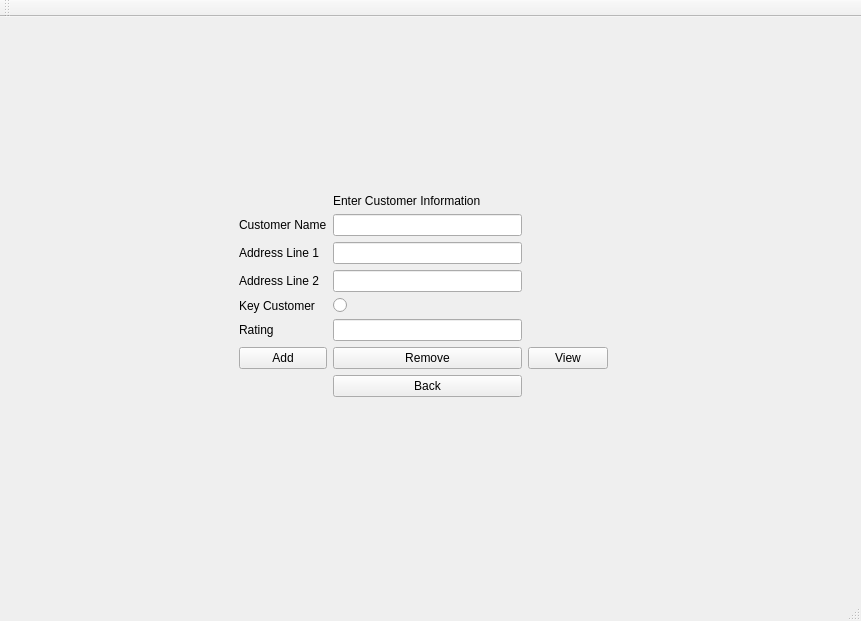
<?xml version="1.0" encoding="UTF-8"?>
<ui version="4.0">
 <class>MainWindow</class>
 <widget class="QMainWindow" name="MainWindow">
  <property name="geometry">
   <rect>
    <x>0</x>
    <y>0</y>
    <width>861</width>
    <height>621</height>
   </rect>
  </property>
  <property name="windowTitle">
   <string>MainWindow</string>
  </property>
  <widget class="QWidget" name="centralWidget">
   <widget class="QStackedWidget" name="stackedWidget">
    <property name="geometry">
     <rect>
      <x>29</x>
      <y>39</y>
      <width>811</width>
      <height>531</height>
     </rect>
    </property>
    <property name="currentIndex">
     <number>5</number>
    </property>
    <widget class="QWidget" name="loginPage">
     <widget class="QWidget" name="gridLayoutWidget">
      <property name="geometry">
       <rect>
        <x>20</x>
        <y>20</y>
        <width>751</width>
        <height>451</height>
       </rect>
      </property>
      <layout class="QGridLayout" name="gridLayout">
       <item row="2" column="2">
        <widget class="QLineEdit" name="EditPass"/>
       </item>
       <item row="0" column="2">
        <spacer name="verticalSpacer">
         <property name="orientation">
          <enum>Qt::Vertical</enum>
         </property>
         <property name="sizeHint" stdset="0">
          <size>
           <width>20</width>
           <height>40</height>
          </size>
         </property>
        </spacer>
       </item>
       <item row="5" column="2">
        <spacer name="verticalSpacer_2">
         <property name="orientation">
          <enum>Qt::Vertical</enum>
         </property>
         <property name="sizeHint" stdset="0">
          <size>
           <width>20</width>
           <height>40</height>
          </size>
         </property>
        </spacer>
       </item>
       <item row="1" column="2">
        <widget class="QLineEdit" name="EditUser"/>
       </item>
       <item row="4" column="2">
        <widget class="QPushButton" name="pushButton_exit">
         <property name="text">
          <string>Exit</string>
         </property>
        </widget>
       </item>
       <item row="4" column="0">
        <spacer name="horizontalSpacer">
         <property name="orientation">
          <enum>Qt::Horizontal</enum>
         </property>
         <property name="sizeHint" stdset="0">
          <size>
           <width>40</width>
           <height>20</height>
          </size>
         </property>
        </spacer>
       </item>
       <item row="4" column="3">
        <spacer name="horizontalSpacer_2">
         <property name="orientation">
          <enum>Qt::Horizontal</enum>
         </property>
         <property name="sizeHint" stdset="0">
          <size>
           <width>40</width>
           <height>20</height>
          </size>
         </property>
        </spacer>
       </item>
       <item row="1" column="1">
        <widget class="QLabel" name="label">
         <property name="text">
          <string>Username:</string>
         </property>
        </widget>
       </item>
       <item row="2" column="1">
        <widget class="QLabel" name="label_2">
         <property name="text">
          <string>Password:</string>
         </property>
        </widget>
       </item>
       <item row="3" column="2">
        <widget class="QPushButton" name="pushButton_login">
         <property name="text">
          <string>Login</string>
         </property>
        </widget>
       </item>
      </layout>
     </widget>
    </widget>
    <widget class="QWidget" name="mainMenu">
     <widget class="QWidget" name="gridLayoutWidget_4">
      <property name="geometry">
       <rect>
        <x>9</x>
        <y>9</y>
        <width>791</width>
        <height>471</height>
       </rect>
      </property>
      <layout class="QGridLayout" name="gridLayout_4">
       <item row="5" column="1">
        <spacer name="verticalSpacer_5">
         <property name="orientation">
          <enum>Qt::Vertical</enum>
         </property>
         <property name="sizeHint" stdset="0">
          <size>
           <width>20</width>
           <height>40</height>
          </size>
         </property>
        </spacer>
       </item>
       <item row="1" column="1">
        <widget class="QPushButton" name="pushButton_customers">
         <property name="text">
          <string>OK</string>
         </property>
        </widget>
       </item>
       <item row="2" column="0">
        <widget class="QLabel" name="viewKeyLabel">
         <property name="text">
          <string>2 - View Key Customers:</string>
         </property>
        </widget>
       </item>
       <item row="0" column="1">
        <spacer name="verticalSpacer_6">
         <property name="orientation">
          <enum>Qt::Vertical</enum>
         </property>
         <property name="sizeHint" stdset="0">
          <size>
           <width>20</width>
           <height>40</height>
          </size>
         </property>
        </spacer>
       </item>
       <item row="3" column="1">
        <widget class="QPushButton" name="pushButton_addRemove">
         <property name="text">
          <string>OK</string>
         </property>
        </widget>
       </item>
       <item row="1" column="0">
        <widget class="QLabel" name="viewLabel">
         <property name="text">
          <string>1 - View Customers:</string>
         </property>
        </widget>
       </item>
       <item row="3" column="0">
        <widget class="QLabel" name="addLabel">
         <property name="text">
          <string>3 - Add or Remove Customer:</string>
         </property>
        </widget>
       </item>
       <item row="2" column="1">
        <widget class="QPushButton" name="pushButton_keyCustomers">
         <property name="text">
          <string>OK</string>
         </property>
        </widget>
       </item>
       <item row="4" column="0">
        <widget class="QLabel" name="exitLabel">
         <property name="text">
          <string>4 - Exit</string>
         </property>
        </widget>
       </item>
       <item row="4" column="1">
        <widget class="QPushButton" name="pushButton_exit_2">
         <property name="text">
          <string>Exit</string>
         </property>
        </widget>
       </item>
       <item row="0" column="0">
        <widget class="QLabel" name="menuLabel">
         <property name="text">
          <string>Main Menu</string>
         </property>
        </widget>
       </item>
      </layout>
     </widget>
    </widget>
    <widget class="QWidget" name="ViewCustomer_2">
     <widget class="QWidget" name="gridLayoutWidget_2">
      <property name="geometry">
       <rect>
        <x>19</x>
        <y>19</y>
        <width>771</width>
        <height>471</height>
       </rect>
      </property>
      <layout class="QGridLayout" name="gridLayout_2">
       <item row="4" column="0" colspan="2">
        <widget class="QPushButton" name="pushButton_updateCustomer">
         <property name="text">
          <string>Update Customer</string>
         </property>
        </widget>
       </item>
       <item row="2" column="0" colspan="2">
        <widget class="QPushButton" name="pushButton_generateList">
         <property name="text">
          <string>Customer List</string>
         </property>
        </widget>
       </item>
       <item row="1" column="0">
        <widget class="QListView" name="listView"/>
       </item>
       <item row="1" column="1">
        <widget class="QListView" name="listView_2"/>
       </item>
       <item row="0" column="0">
        <widget class="QLabel" name="label_3">
         <property name="text">
          <string>Customer List:</string>
         </property>
        </widget>
       </item>
       <item row="3" column="0" colspan="2">
        <widget class="QPushButton" name="pushButton_viewCustomer">
         <property name="text">
          <string>View Customer</string>
         </property>
        </widget>
       </item>
       <item row="5" column="0" colspan="2">
        <widget class="QPushButton" name="pushButton_back">
         <property name="text">
          <string>Back</string>
         </property>
        </widget>
       </item>
       <item row="0" column="1">
        <widget class="QLabel" name="label_8">
         <property name="text">
          <string>Customer Info:</string>
         </property>
        </widget>
       </item>
      </layout>
     </widget>
    </widget>
    <widget class="QWidget" name="UpdateCustomer">
     <widget class="QWidget" name="gridLayoutWidget_3">
      <property name="geometry">
       <rect>
        <x>9</x>
        <y>9</y>
        <width>781</width>
        <height>471</height>
       </rect>
      </property>
      <layout class="QGridLayout" name="gridLayout_3">
       <item row="1" column="0">
        <spacer name="horizontalSpacer_3">
         <property name="orientation">
          <enum>Qt::Horizontal</enum>
         </property>
         <property name="sizeHint" stdset="0">
          <size>
           <width>40</width>
           <height>20</height>
          </size>
         </property>
        </spacer>
       </item>
       <item row="2" column="2">
        <widget class="QLineEdit" name="rating"/>
       </item>
       <item row="1" column="3">
        <spacer name="horizontalSpacer_4">
         <property name="orientation">
          <enum>Qt::Horizontal</enum>
         </property>
         <property name="sizeHint" stdset="0">
          <size>
           <width>40</width>
           <height>20</height>
          </size>
         </property>
        </spacer>
       </item>
       <item row="3" column="2">
        <widget class="QLineEdit" name="keyStatus"/>
       </item>
       <item row="3" column="1">
        <widget class="QLabel" name="label_5">
         <property name="text">
          <string>Status:</string>
         </property>
        </widget>
       </item>
       <item row="0" column="2">
        <spacer name="verticalSpacer_4">
         <property name="orientation">
          <enum>Qt::Vertical</enum>
         </property>
         <property name="sizeHint" stdset="0">
          <size>
           <width>20</width>
           <height>40</height>
          </size>
         </property>
        </spacer>
       </item>
       <item row="4" column="1" colspan="2">
        <widget class="QPushButton" name="pushButton_update">
         <property name="text">
          <string>Update</string>
         </property>
        </widget>
       </item>
       <item row="6" column="2">
        <spacer name="verticalSpacer_3">
         <property name="orientation">
          <enum>Qt::Vertical</enum>
         </property>
         <property name="sizeHint" stdset="0">
          <size>
           <width>20</width>
           <height>40</height>
          </size>
         </property>
        </spacer>
       </item>
       <item row="2" column="1">
        <widget class="QLabel" name="label_4">
         <property name="text">
          <string>Rating:</string>
         </property>
        </widget>
       </item>
       <item row="1" column="1" colspan="2">
        <widget class="QListWidget" name="customerInfo"/>
       </item>
       <item row="5" column="1" colspan="2">
        <widget class="QPushButton" name="pushButton_back_2">
         <property name="text">
          <string>Back</string>
         </property>
        </widget>
       </item>
      </layout>
     </widget>
    </widget>
    <widget class="QWidget" name="ViewKeyCustomer">
     <widget class="QWidget" name="gridLayoutWidget_5">
      <property name="geometry">
       <rect>
        <x>9</x>
        <y>9</y>
        <width>781</width>
        <height>451</height>
       </rect>
      </property>
      <layout class="QGridLayout" name="gridLayout_5">
       <item row="1" column="0">
        <widget class="QListView" name="listView_3"/>
       </item>
       <item row="0" column="0">
        <widget class="QLabel" name="label_6">
         <property name="text">
          <string>Key Customers:</string>
         </property>
        </widget>
       </item>
       <item row="1" column="1">
        <widget class="QListWidget" name="listWidget"/>
       </item>
       <item row="2" column="0" colspan="2">
        <widget class="QPushButton" name="pushButton_generateKey">
         <property name="text">
          <string>Show List</string>
         </property>
        </widget>
       </item>
       <item row="3" column="0" colspan="2">
        <widget class="QPushButton" name="pushButton_view">
         <property name="text">
          <string>View Customer</string>
         </property>
        </widget>
       </item>
       <item row="4" column="0" colspan="2">
        <widget class="QPushButton" name="pushButton_back_3">
         <property name="text">
          <string>Back</string>
         </property>
        </widget>
       </item>
      </layout>
     </widget>
    </widget>
    <widget class="QWidget" name="AddRemove">
     <widget class="QWidget" name="gridLayoutWidget_6">
      <property name="geometry">
       <rect>
        <x>9</x>
        <y>9</y>
        <width>771</width>
        <height>461</height>
       </rect>
      </property>
      <layout class="QGridLayout" name="gridLayout_6">
       <item row="7" column="2">
        <widget class="QPushButton" name="pushButton_remove">
         <property name="text">
          <string>Remove</string>
         </property>
        </widget>
       </item>
       <item row="4" column="2">
        <widget class="QLineEdit" name="lineEdit_address_2"/>
       </item>
       <item row="4" column="1">
        <widget class="QLabel" name="label_12">
         <property name="text">
          <string>Address Line 2</string>
         </property>
        </widget>
       </item>
       <item row="7" column="1">
        <widget class="QPushButton" name="pushButton_add">
         <property name="text">
          <string>Add</string>
         </property>
        </widget>
       </item>
       <item row="7" column="3">
        <widget class="QPushButton" name="pushButton_view_2">
         <property name="text">
          <string>View</string>
         </property>
        </widget>
       </item>
       <item row="7" column="4">
        <spacer name="horizontalSpacer_6">
         <property name="orientation">
          <enum>Qt::Horizontal</enum>
         </property>
         <property name="sizeHint" stdset="0">
          <size>
           <width>40</width>
           <height>20</height>
          </size>
         </property>
        </spacer>
       </item>
       <item row="5" column="2">
        <widget class="QRadioButton" name="radioButton">
         <property name="text">
          <string/>
         </property>
        </widget>
       </item>
       <item row="7" column="0">
        <spacer name="horizontalSpacer_5">
         <property name="orientation">
          <enum>Qt::Horizontal</enum>
         </property>
         <property name="sizeHint" stdset="0">
          <size>
           <width>40</width>
           <height>20</height>
          </size>
         </property>
        </spacer>
       </item>
       <item row="6" column="2">
        <widget class="QLineEdit" name="lineEdit_rating"/>
       </item>
       <item row="3" column="2">
        <widget class="QLineEdit" name="lineEdit_address_1"/>
       </item>
       <item row="2" column="2">
        <widget class="QLineEdit" name="lineEdit_customerName"/>
       </item>
       <item row="3" column="1">
        <widget class="QLabel" name="label_9">
         <property name="text">
          <string>Address Line 1</string>
         </property>
        </widget>
       </item>
       <item row="5" column="1">
        <widget class="QLabel" name="label_10">
         <property name="text">
          <string>Key Customer</string>
         </property>
        </widget>
       </item>
       <item row="8" column="2">
        <widget class="QPushButton" name="pushButton_back_4">
         <property name="text">
          <string>Back</string>
         </property>
        </widget>
       </item>
       <item row="0" column="2">
        <spacer name="verticalSpacer_8">
         <property name="orientation">
          <enum>Qt::Vertical</enum>
         </property>
         <property name="sizeHint" stdset="0">
          <size>
           <width>20</width>
           <height>40</height>
          </size>
         </property>
        </spacer>
       </item>
       <item row="9" column="2">
        <spacer name="verticalSpacer_7">
         <property name="orientation">
          <enum>Qt::Vertical</enum>
         </property>
         <property name="sizeHint" stdset="0">
          <size>
           <width>20</width>
           <height>40</height>
          </size>
         </property>
        </spacer>
       </item>
       <item row="6" column="1">
        <widget class="QLabel" name="label_11">
         <property name="text">
          <string>Rating</string>
         </property>
        </widget>
       </item>
       <item row="2" column="1">
        <widget class="QLabel" name="label_7">
         <property name="text">
          <string>Customer Name</string>
         </property>
        </widget>
       </item>
       <item row="1" column="2">
        <widget class="QLabel" name="label_13">
         <property name="text">
          <string>Enter Customer Information</string>
         </property>
        </widget>
       </item>
      </layout>
     </widget>
    </widget>
   </widget>
  </widget>
  <widget class="QMenuBar" name="menuBar">
   <property name="geometry">
    <rect>
     <x>0</x>
     <y>0</y>
     <width>861</width>
     <height>26</height>
    </rect>
   </property>
  </widget>
  <widget class="QToolBar" name="mainToolBar">
   <attribute name="toolBarArea">
    <enum>TopToolBarArea</enum>
   </attribute>
   <attribute name="toolBarBreak">
    <bool>false</bool>
   </attribute>
  </widget>
  <widget class="QStatusBar" name="statusBar"/>
 </widget>
 <layoutdefault spacing="6" margin="11"/>
 <resources/>
 <connections/>
</ui>
